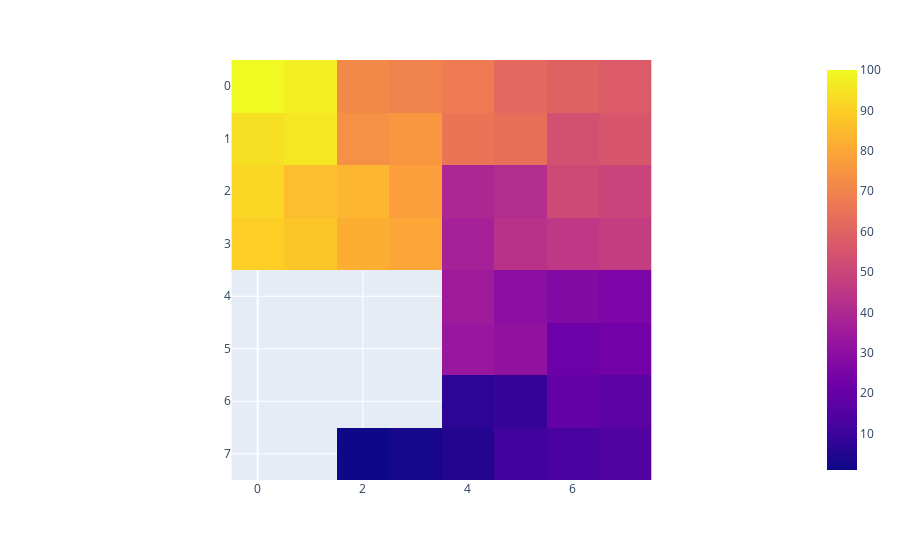

Notebook source saved alongside this figure:
### Code cell
px.imshow(demo[:,:,1])

### Figure 1 — Plotly figure (JSON) as saved in the notebook; plotly's stock layout.template omitted (floating-point values rounded to 4 significant figures)
{"data": [{"coloraxis": "coloraxis", "hovertemplate": "x: %{x}<br>y: %{y}<br>color: %{z}<extra></extra>", "name": "0", "type": "heatmap", "xaxis": "x", "yaxis": "y", "z": [[100, 97.98, 71.71, 69.69, 67.67, 61.61, 59.59, 57.57], [93.94, 95.96, 73.73, 75.76, 65.65, 63.63, 53.53, 55.55], [91.92, 85.86, 83.84, 77.78, 39.39, 41.41, 51.51, 49.49], [89.9, 87.88, 81.82, 79.8, 37.37, 43.43, 45.45, 47.47], [null, null, null, null, 35.35, 29.29, 27.27, 25.24], [null, null, null, null, 33.33, 31.31, 21.2, 23.22], [null, null, null, null, 7.061, 9.082, 19.18, 17.16], [null, null, 1, 3.02, 5.041, 11.1, 13.12, 15.14]]}], "layout": {"coloraxis": {"colorscale": [[0, "#0d0887"], [0.1111, "#46039f"], [0.2222, "#7201a8"], [0.3333, "#9c179e"], [0.4444, "#bd3786"], [0.5556, "#d8576b"], [0.6667, "#ed7953"], [0.7778, "#fb9f3a"], [0.8889, "#fdca26"], [1, "#f0f921"]]}, "margin": {"t": 60}, "xaxis": {"anchor": "y", "constrain": "domain", "domain": [0, 1], "scaleanchor": "y"}, "yaxis": {"anchor": "x", "autorange": "reversed", "constrain": "domain", "domain": [0, 1]}}}
